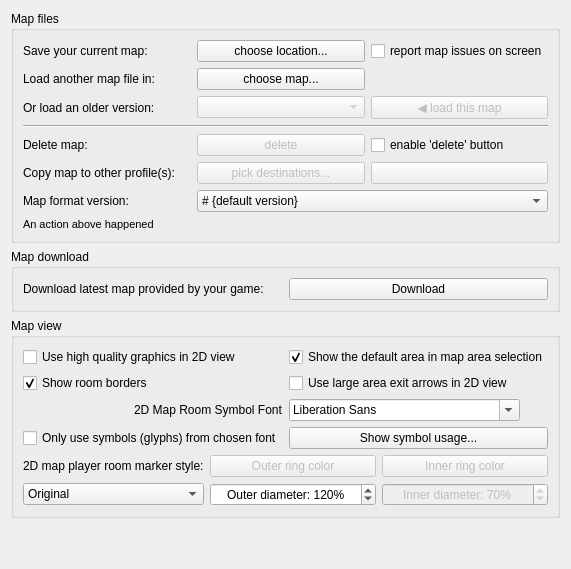
     <widget class="QWidget" name="tab_mapper">
      <attribute name="title">
       <string>Mapper</string>
      </attribute>
      <layout class="QVBoxLayout" name="vBoxLayout_tab_mapper">
       <item>
        <widget class="QGroupBox" name="groupBox_mapFiles">
         <property name="title">
          <string>Map files</string>
         </property>
         <layout class="QGridLayout" name="gridLayout_groupBox_mapFiles">
          <item row="0" column="0">
           <widget class="QLabel" name="label_saveMap">
            <property name="text">
             <string>Save your current map:</string>
            </property>
            <property name="buddy">
             <cstring>pushButton_saveMap</cstring>
            </property>
           </widget>
          </item>
          <item row="0" column="1">
           <widget class="QPushButton" name="pushButton_saveMap">
            <property name="text">
             <string>choose location...</string>
            </property>
           </widget>
          </item>
          <item row="0" column="2">
           <widget class="QCheckBox" name="checkBox_reportMapIssuesOnScreen">
            <property name="toolTip">
             <string>&lt;p&gt;Mudlet now does some sanity checking and repairing to clean up issues that may have arisen in previous version due to faulty code or badly documented commands. However if significant problems are found the report can be quite extensive, in particular for larger maps.&lt;/p&gt;&lt;p&gt;Unless this option is set, Mudlet will reduce the amount of on-screen messages by hiding many texts and showing a suggestion to review the report file instead.&lt;/p&gt;</string>
            </property>
            <property name="text">
             <string>report map issues on screen</string>
            </property>
           </widget>
          </item>
          <item row="1" column="0">
           <widget class="QLabel" name="label_loadMap">
            <property name="text">
             <string>Load another map file in:</string>
            </property>
            <property name="buddy">
             <cstring>pushButton_loadMap</cstring>
            </property>
           </widget>
          </item>
          <item row="1" column="1">
           <widget class="QPushButton" name="pushButton_loadMap">
            <property name="text">
             <string>choose map...</string>
            </property>
           </widget>
          </item>
          <item row="2" column="0">
           <widget class="QLabel" name="label_loadHistoricMap">
            <property name="text">
             <string>Or load an older version:</string>
            </property>
           </widget>
          </item>
          <item row="2" column="1">
           <widget class="QComboBox" name="comboBox_mapHistory">
            <property name="enabled">
             <bool>false</bool>
            </property>
           </widget>
          </item>
          <item row="2" column="2">
           <widget class="QPushButton" name="pushButton_loadHistoricMap">
            <property name="enabled">
             <bool>false</bool>
            </property>
            <property name="text">
             <string>◀ load this map</string>
            </property>
           </widget>
          </item>
          <item row="3" column="0" colspan="3">
           <widget class="Line" name="line">
            <property name="orientation">
             <enum>Qt::Horizontal</enum>
            </property>
           </widget>
          </item>
          <item row="4" column="0">
           <widget class="QLabel" name="label_deleteMap">
            <property name="text">
             <string>Delete map:</string>
            </property>
            <property name="buddy">
             <cstring>checkBox_enablMapDeleteButton</cstring>
            </property>
           </widget>
          </item>
          <item row="4" column="1">
           <widget class="QPushButton" name="pushButton_deleteMap">
            <property name="enabled">
             <bool>false</bool>
            </property>
            <property name="text">
             <string comment="Text on the button to delete a map, ensure the text matches the word or words `quoted` for the adjacent checkbox">delete</string>
            </property>
           </widget>
          </item>
          <item row="4" column="2">
           <widget class="QCheckBox" name="checkBox_enablMapDeleteButton">
            <property name="text">
             <string comment="Text for a checkbox adjacent to the delete map button, ensure the text 'quoted' matches the word or words on the button">enable 'delete' button</string>
            </property>
           </widget>
          </item>
          <item row="5" column="0">
           <widget class="QLabel" name="label_copyMap">
            <property name="text">
             <string>Copy map to other profile(s):</string>
            </property>
            <property name="buddy">
             <cstring>pushButton_chooseProfiles</cstring>
            </property>
           </widget>
          </item>
          <item row="5" column="1">
           <widget class="QPushButton" name="pushButton_chooseProfiles">
            <property name="enabled">
             <bool>false</bool>
            </property>
            <property name="toolTip">
             <string>&lt;p&gt;Select profiles that you want to copy map to, then press the Copy button to the right&lt;/p&gt;</string>
            </property>
            <property name="text">
             <string comment="text on button to select other profiles to receive the map from this profile, this is used when no profiles have been selected">pick destinations...</string>
            </property>
           </widget>
          </item>
          <item row="5" column="2">
           <widget class="QPushButton" name="pushButton_copyMap">
            <property name="enabled">
             <bool>false</bool>
            </property>
            <property name="toolTip">
             <string>&lt;p&gt;Copy map into the selected profiles on the left&lt;/p&gt;</string>
            </property>
            <property name="text">
             <string notr="true" comment="text will be placed on this button by the C++ code"/>
            </property>
           </widget>
          </item>
          <item row="6" column="0">
           <widget class="QLabel" name="label_mapFileSaveFormatVersion">
            <property name="text">
             <string>Map format version:</string>
            </property>
            <property name="buddy">
             <cstring>comboBox_mapFileSaveFormatVersion</cstring>
            </property>
           </widget>
          </item>
          <item row="6" column="1" colspan="2">
           <widget class="QComboBox" name="comboBox_mapFileSaveFormatVersion">
            <property name="sizePolicy">
             <sizepolicy hsizetype="Minimum" vsizetype="Fixed">
              <horstretch>0</horstretch>
              <verstretch>0</verstretch>
             </sizepolicy>
            </property>
            <property name="maximumSize">
             <size>
              <width>16777215</width>
              <height>16777215</height>
             </size>
            </property>
            <property name="toolTip">
             <string>&lt;p&gt;Change this to a lower version if you need to save your map in a format that can be read by older versions of Mudlet. Doing so will lose the extra data available in the current map format&lt;/p&gt;</string>
            </property>
            <property name="editable">
             <bool>false</bool>
            </property>
            <property name="currentText">
             <string># {default version}</string>
            </property>
            <item>
             <property name="text">
              <string># {default version}</string>
             </property>
            </item>
           </widget>
          </item>
          <item row="7" column="0" colspan="3">
           <widget class="QLabel" name="label_mapFileActionResult">
            <property name="font">
             <font>
              <pointsize>8</pointsize>
             </font>
            </property>
            <property name="text">
             <string>An action above happened</string>
            </property>
           </widget>
          </item>
         </layout>
        </widget>
       </item>
       <item>
        <widget class="QGroupBox" name="groupBox_downloadMapOptions">
         <property name="title">
          <string>Map download</string>
         </property>
         <layout class="QHBoxLayout" name="hBoxLayout_groupBox_downloadMapOptions">
          <item>
           <widget class="QLabel" name="label_11">
            <property name="toolTip">
             <string>&lt;p&gt;On games that provide maps for download, you can press this button to get the latest map. Note that this will &lt;span style=" font-weight:600;"&gt;overwrite&lt;/span&gt; any changes you've done to your map, and will use the new map only&lt;/p&gt;</string>
            </property>
            <property name="text">
             <string>Download latest map provided by your game:</string>
            </property>
            <property name="buddy">
             <cstring>buttonDownloadMap</cstring>
            </property>
           </widget>
          </item>
          <item>
           <widget class="QPushButton" name="buttonDownloadMap">
            <property name="toolTip">
             <string>&lt;p&gt;On games that provide maps for download, you can press this button to get the latest map. Note that this will &lt;span style=" font-weight:600;"&gt;overwrite&lt;/span&gt; any changes you've done to your map, and will use the new map only&lt;/p&gt;</string>
            </property>
            <property name="text">
             <string>Download</string>
            </property>
           </widget>
          </item>
         </layout>
        </widget>
       </item>
       <item>
        <widget class="QGroupBox" name="groupBox_mapViewOptions">
         <property name="title">
          <string>Map view</string>
         </property>
         <layout class="QGridLayout" name="gridLayout_groupBox_mapViewOptions">
          <item row="0" column="0">
           <widget class="QCheckBox" name="mMapperUseAntiAlias">
            <property name="toolTip">
             <string>&lt;p&gt;This enables anti-aliasing (AA) for the 2D map view, making it look smoother and nicer. Disable this if you're on a very slow computer.&lt;/p&gt;&lt;p&gt;3D map view always has anti-aliasing enabled.&lt;/p&gt;</string>
            </property>
            <property name="text">
             <string>Use high quality graphics in 2D view</string>
            </property>
           </widget>
          </item>
          <item row="0" column="1">
           <widget class="QCheckBox" name="checkBox_showDefaultArea">
            <property name="toolTip">
             <string>&lt;p&gt;The default area (area id -1) is used by some mapper scripts as a temporary 'holding area' for rooms before they're placed in the correct area&lt;/p&gt;</string>
            </property>
            <property name="text">
             <string>Show the default area in map area selection</string>
            </property>
            <property name="checked">
             <bool>true</bool>
            </property>
           </widget>
          </item>
          <item row="1" column="0">
           <widget class="QCheckBox" name="checkbox_mMapperShowRoomBorders">
            <property name="toolTip">
             <string>&lt;p&gt;This enables borders around room. Color can be set in Mapper colors tab&lt;/p&gt;</string>
            </property>
            <property name="text">
             <string>Show room borders</string>
            </property>
            <property name="checked">
             <bool>true</bool>
            </property>
           </widget>
          </item>
          <item row="1" column="1">
           <widget class="QCheckBox" name="checkBox_largeAreaExitArrows">
            <property name="text">
             <string>Use large area exit arrows in 2D view</string>
            </property>
            <property name="checked">
             <bool>false</bool>
            </property>
           </widget>
          </item>
          <item row="2" column="0" alignment="Qt::AlignRight">
           <widget class="QLabel" name="label_mapSymbolsFont">
            <property name="text">
             <string>2D Map Room Symbol Font</string>
            </property>
           </widget>
          </item>
          <item row="2" column="1" alignment="Qt::AlignLeft">
           <widget class="QFontComboBox" name="fontComboBox_mapSymbols"/>
          </item>
          <item row="3" column="0">
           <widget class="QCheckBox" name="checkBox_isOnlyMapSymbolFontToBeUsed">
            <property name="text">
             <string>Only use symbols (glyphs) from chosen font</string>
            </property>
           </widget>
          </item>
          <item row="3" column="1">
           <widget class="QPushButton" name="pushButton_showGlyphUsage">
            <property name="text">
             <string>Show symbol usage...</string>
            </property>
           </widget>
          </item>
          <item row="4" column="0" colspan="2">
           <widget class="QWidget" name="widget_playerRoomStyle" native="true">
            <layout class="QGridLayout" name="gridLayout_widget_playerRoomStyle">
             <property name="leftMargin">
              <number>0</number>
             </property>
             <property name="topMargin">
              <number>0</number>
             </property>
             <property name="rightMargin">
              <number>0</number>
             </property>
             <property name="bottomMargin">
              <number>0</number>
             </property>
             <item row="0" column="0">
              <widget class="QLabel" name="label_playerRoomStyle">
               <property name="text">
                <string>2D map player room marker style:</string>
               </property>
              </widget>
             </item>
             <item row="0" column="1">
              <widget class="QPushButton" name="pushButton_playerRoomPrimaryColor">
               <property name="enabled">
                <bool>false</bool>
               </property>
               <property name="text">
                <string>Outer ring color</string>
               </property>
              </widget>
             </item>
             <item row="0" column="2">
              <widget class="QPushButton" name="pushButton_playerRoomSecondaryColor">
               <property name="enabled">
                <bool>false</bool>
               </property>
               <property name="text">
                <string>Inner ring color</string>
               </property>
              </widget>
             </item>
             <item row="1" column="0">
              <widget class="QComboBox" name="comboBox_playerRoomStyle">
               <property name="currentIndex">
                <number>0</number>
               </property>
               <property name="sizeAdjustPolicy">
                <enum>QComboBox::AdjustToContents</enum>
               </property>
               <item>
                <property name="text">
                 <string>Original</string>
                </property>
               </item>
               <item>
                <property name="text">
                 <string>Red ring</string>
                </property>
               </item>
               <item>
                <property name="text">
                 <string>Blue/Yellow ring</string>
                </property>
               </item>
               <item>
                <property name="text">
                 <string>Custom ring</string>
                </property>
               </item>
              </widget>
             </item>
             <item row="1" column="1">
              <widget class="QSpinBox" name="spinBox_playerRoomOuterDiameter">
               <property name="toolTip">
                <string>&lt;p&gt;Percentage ratio (&lt;i&gt;the default is 120%&lt;/i&gt;) of the marker symbol to the space available for the room.&lt;/p&gt;</string>
               </property>
               <property name="alignment">
                <set>Qt::AlignCenter</set>
               </property>
               <property name="suffix">
                <string>%</string>
               </property>
               <property name="prefix">
                <string>Outer diameter: </string>
               </property>
               <property name="minimum">
                <number>50</number>
               </property>
               <property name="maximum">
                <number>200</number>
               </property>
               <property name="value">
                <number>120</number>
               </property>
              </widget>
             </item>
             <item row="1" column="2">
              <widget class="QSpinBox" name="spinBox_playerRoomInnerDiameter">
               <property name="enabled">
                <bool>false</bool>
               </property>
               <property name="toolTip">
                <string>&lt;p&gt;Percentage ratio of the inner diameter of the marker symbol to the outer one (&lt;i&gt;the default is 70%&lt;/i&gt;).&lt;/p&gt;</string>
               </property>
               <property name="alignment">
                <set>Qt::AlignCenter</set>
               </property>
               <property name="suffix">
                <string>%</string>
               </property>
               <property name="prefix">
                <string>Inner diameter: </string>
               </property>
               <property name="maximum">
                <number>83</number>
               </property>
               <property name="value">
                <number>70</number>
               </property>
              </widget>
             </item>
            </layout>
           </widget>
          </item>
         </layout>
        </widget>
       </item>
       <item>
        <spacer name="verticalSpacer_mapper">
         <property name="orientation">
          <enum>Qt::Vertical</enum>
         </property>
         <property name="sizeHint" stdset="0">
          <size>
           <width>20</width>
           <height>40</height>
          </size>
         </property>
        </spacer>
       </item>
      </layout>
     </widget>
